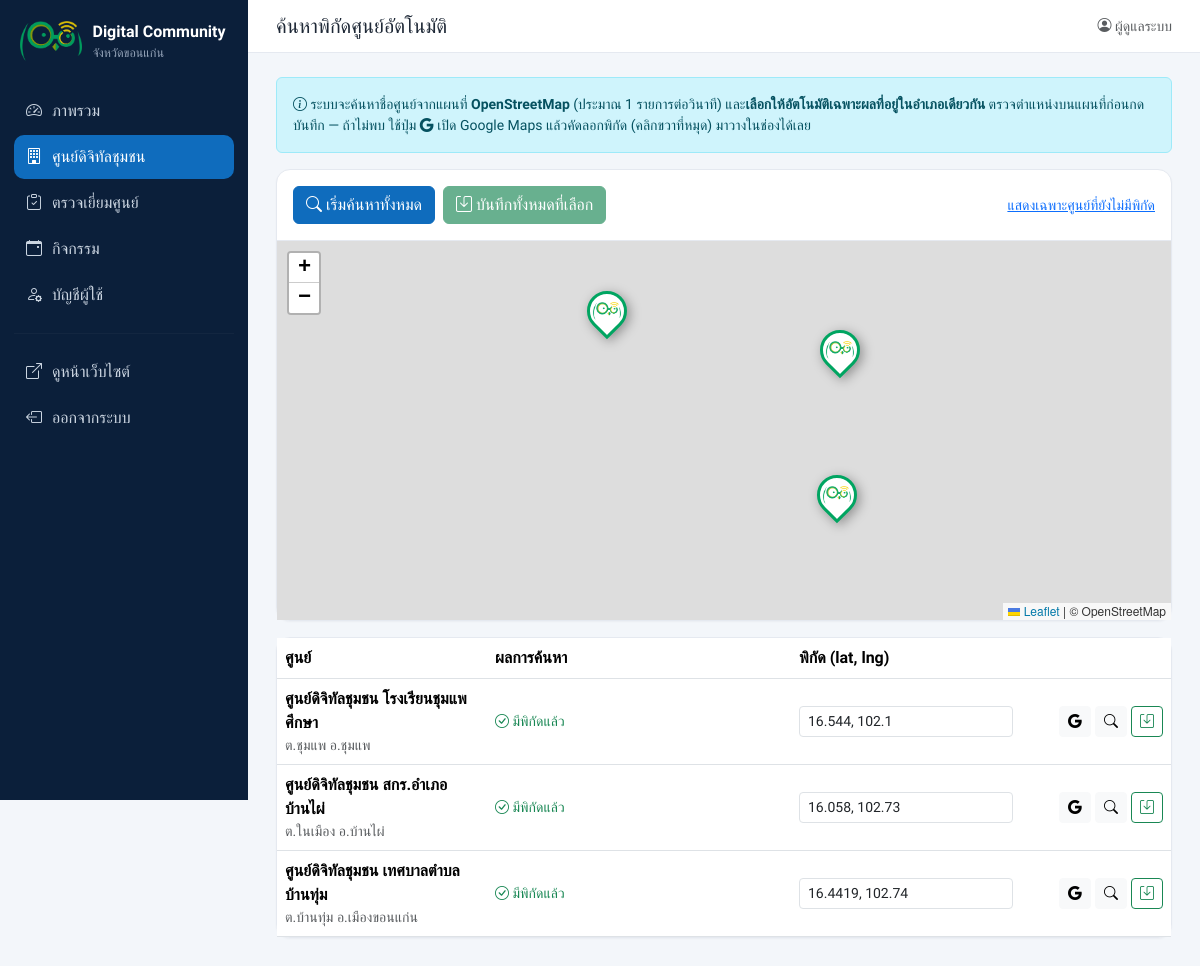
Screenshot of /admin/geocode.php?all=1 (signed in) with the database file from the repository.
### tables this page shows
CREATE TABLE IF NOT EXISTS centers (
  id            INT UNSIGNED AUTO_INCREMENT PRIMARY KEY,
  code          VARCHAR(30)  NULL,                   
  name          VARCHAR(255) NOT NULL,
  center_type   VARCHAR(100) NOT NULL DEFAULT '',    
  house_no      VARCHAR(30)  NOT NULL DEFAULT '',    
  moo           VARCHAR(10)  NOT NULL DEFAULT '',    
  address       VARCHAR(255) NOT NULL DEFAULT '',    
  village       VARCHAR(100) NOT NULL DEFAULT '',
  subdistrict   VARCHAR(100) NOT NULL DEFAULT '',
  district      VARCHAR(100) NOT NULL DEFAULT '',
  province      VARCHAR(100) NOT NULL DEFAULT 'ขอนแก่น',
  postcode      VARCHAR(10)  NOT NULL DEFAULT '',
  lat           DECIMAL(10,7) NULL,
  lng           DECIMAL(10,7) NULL,
  phone         VARCHAR(50)  NOT NULL DEFAULT '',
  email         VARCHAR(150) NOT NULL DEFAULT '',
  facebook      VARCHAR(255) NOT NULL DEFAULT '',
  open_hours    VARCHAR(150) NOT NULL DEFAULT '',
  services      TEXT NULL,                           
  description   TEXT NULL,
  cover_image   VARCHAR(255) NOT NULL DEFAULT '',
  is_active     TINYINT(1)   NOT NULL DEFAULT 1,
  created_at    DATETIME     NOT NULL DEFAULT CURRENT_TIMESTAMP,
  updated_at    DATETIME     NOT NULL DEFAULT CURRENT_TIMESTAMP ON UPDATE CURRENT_TIMESTAMP,
  UNIQUE KEY uq_code (code),
  KEY idx_district (district)
);

### includes/functions.php (called while the page is built, shortened)
<?php
function h($s): string
{
    return htmlspecialchars((string)$s, ENT_QUOTES, 'UTF-8');
}

### admin/geocode.php (the view, shortened to what this page needs)
<?php
require_once __DIR__ . '/../includes/functions.php';
$pdo = db();
$all = !empty($_GET['all']);
$rows = $pdo->query(
    'SELECT id, code, name, address, subdistrict, district, lat, lng FROM centers' .
    ($all ? '' : ' WHERE lat IS NULL OR lng IS NULL') . ' ORDER BY district, name'
)->fetchAll();
require __DIR__ . '/partials/header.php';
?>
<div class="alert alert-info small">
  <i class="bi bi-info-circle"></i>
  ระบบจะค้นหาชื่อศูนย์จากแผนที่ <strong>OpenStreetMap</strong> (ประมาณ 1 รายการต่อวินาที) และ<strong>เลือกให้อัตโนมัติเฉพาะผลที่อยู่ในอำเภอเดียวกัน</strong>
  ตรวจตำแหน่งบนแผนที่ก่อนกดบันทึก — ถ้าไม่พบ ใช้ปุ่ม <i class="bi bi-google"></i> เปิด Google Maps แล้วคัดลอกพิกัด (คลิกขวาที่หมุด) มาวางในช่องได้เลย
</div>
<div class="card mb-3">
  <div class="card-body d-flex flex-wrap gap-2 align-items-center">
    <button class="btn btn-primary" id="btnRun"><i class="bi bi-search"></i> เริ่มค้นหาทั้งหมด</button>
    <button class="btn btn-success" id="btnSaveAll" disabled><i class="bi bi-save"></i> บันทึกทั้งหมดที่เลือก</button>
    <a class="ms-auto small" href="geocode.php<?= $all ? '' : '?all=1' ?>"><?= $all ? 'แสดงเฉพาะศูนย์ที่ยังไม่มีพิกัด' : 'แสดงทุกศูนย์ (รวมที่มีพิกัดแล้ว)' ?></a>
  </div>
  <div id="geoMap" style="height:380px;border-top:1px solid #e5e9f0"></div>
</div>
<div class="card">
  <div class="table-responsive">
    <table class="table align-middle mb-0" id="geoTable">
      <thead><tr><th>ศูนย์</th><th style="width:34%">ผลการค้นหา</th><th style="width:230px">พิกัด (lat, lng)</th><th class="text-end" style="width:150px"></th></tr></thead>
      <tbody>
      <?php foreach ($rows as $r): ?>
        <tr data-id="<?= (int)$r['id'] ?>" data-name="<?= h($r['name']) ?>" data-sub="<?= h($r['subdistrict']) ?>" data-district="<?= h($r['district']) ?>">
          <td><div class="fw-semibold"><?= h($r['name']) ?></div>
            <div class="small text-muted"><?= $r['code'] ? h($r['code']) . ' · ' : '' ?>ต.<?= h($r['subdistrict']) ?> อ.<?= h($r['district']) ?></div></td>
          <td class="result small text-muted"><?= $r['lat'] !== null ? '<span class="text-success"><i class="bi bi-check-circle"></i> มีพิกัดแล้ว</span>' : '—' ?></td>
          <td><input class="form-control form-control-sm coord" placeholder="16.xxxx, 102.xxxx" value="<?= $r['lat'] !== null ? h((float)$r['lat'] . ', ' . (float)$r['lng']) : '' ?>"></td>
          <td class="text-end text-nowrap">
            <a class="btn btn-sm btn-light" target="_blank" rel="noopener" title="ค้นหาใน Google Maps"
               href="https://www.google.com/maps/search/<?= rawurlencode($r['name'] . ' ' . $r['subdistrict'] . ' ' . $r['district'] . ' ขอนแก่น') ?>"><i class="bi bi-google"></i></a>
            <button class="btn btn-sm btn-light one" title="ค้นหารายการนี้"><i class="bi bi-search"></i></button>
            <button class="btn btn-sm btn-outline-success save" title="บันทึก"><i class="bi bi-save"></i></button>
          </td>
        </tr>
      <?php endforeach; ?>
      </tbody>
    </table>
  </div>
</div>
<?php require __DIR__ . '/partials/footer.php'; ?>

### assets/css/admin.css (style rules this page uses)
:root { --brand:#0f6cbd;--brand-2:#14b8a6;--ink:#1f2937;--side:#0b1f3a }
body { font-family:'Sarabun',system-ui,sans-serif;background:#f3f6fa;color:var(--ink) }
h1,h2,h3,h4,h5,.brand,.stat-num,.btn,.card-header { font-family:'Prompt','Sarabun',sans-serif }
.card { border:1px solid #e5e9f0;border-radius:14px;box-shadow:0 1px 2px rgba(15,23,42,.04) }
.btn-primary { background:var(--brand);border-color:var(--brand) }

### rows the page displays
centers: name "ศูนย์ดิจิทัลชุมชน โรงเรียนชุมแพศึกษา", subdistrict "ชุมแพ", district "ชุมแพ", shows "มีพิกัดแล้ว", lat+lng "16.544, 102.1"
centers: name "ศูนย์ดิจิทัลชุมชน สกร.อำเภอบ้านไผ่", subdistrict "ในเมือง", district "บ้านไผ่", shows "มีพิกัดแล้ว", lat+lng "16.058, 102.73"
centers: name "ศูนย์ดิจิทัลชุมชน เทศบาลตำบลบ้านทุ่ม", subdistrict "บ้านทุ่ม", district "เมืองขอนแก่น", shows "มีพิกัดแล้ว", lat+lng "16.4419, 102.74"

### other values shown
PROVINCE "ขอนแก่น"
$label "ภาพรวม"
$label "ศูนย์ดิจิทัลชุมชน"
$label "ตรวจเยี่ยมศูนย์"
$label "กิจกรรม"
$label "บัญชีผู้ใช้"
$pageTitle "ค้นหาพิกัดศูนย์อัตโนมัติ"
$user['fullname'] ?: $user['username'] "ผู้ดูแลระบบ"
